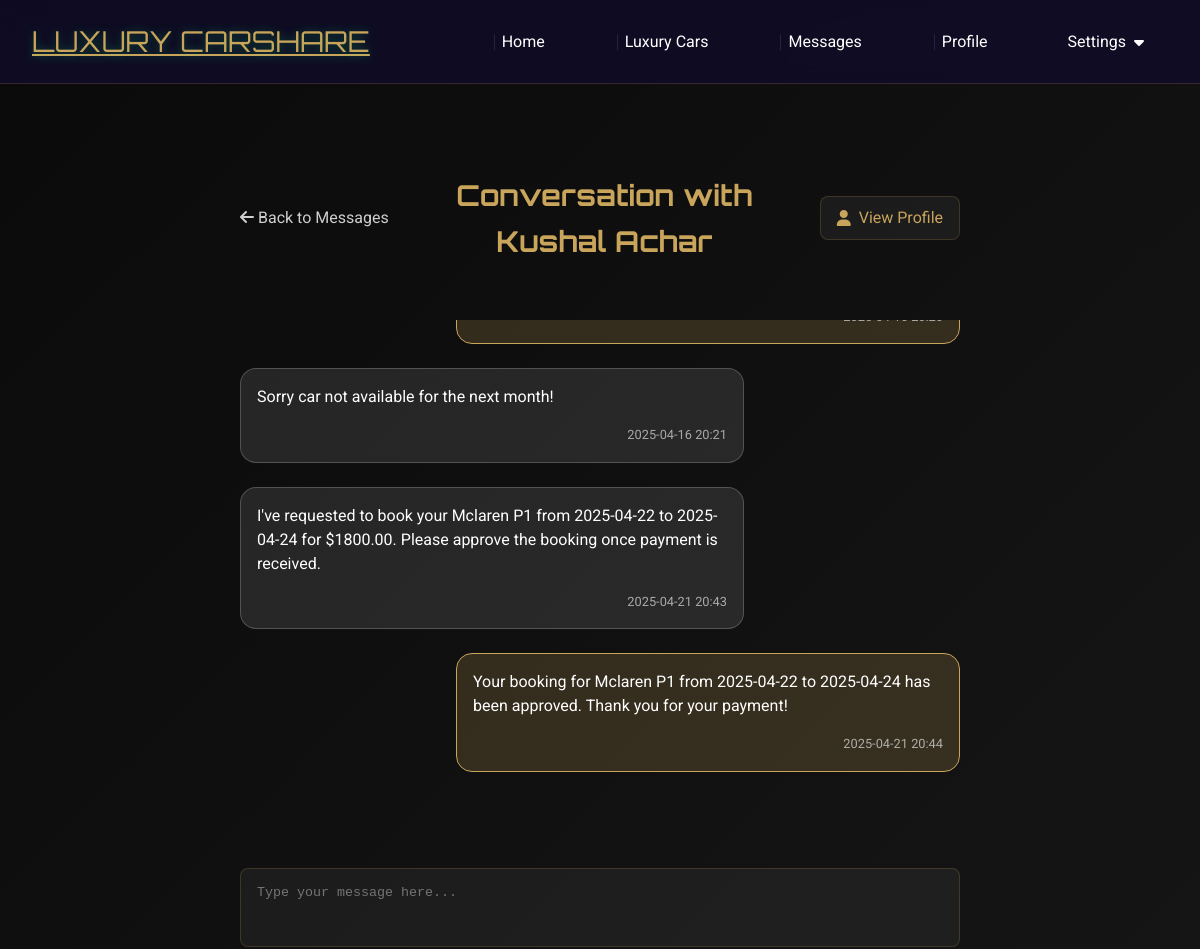
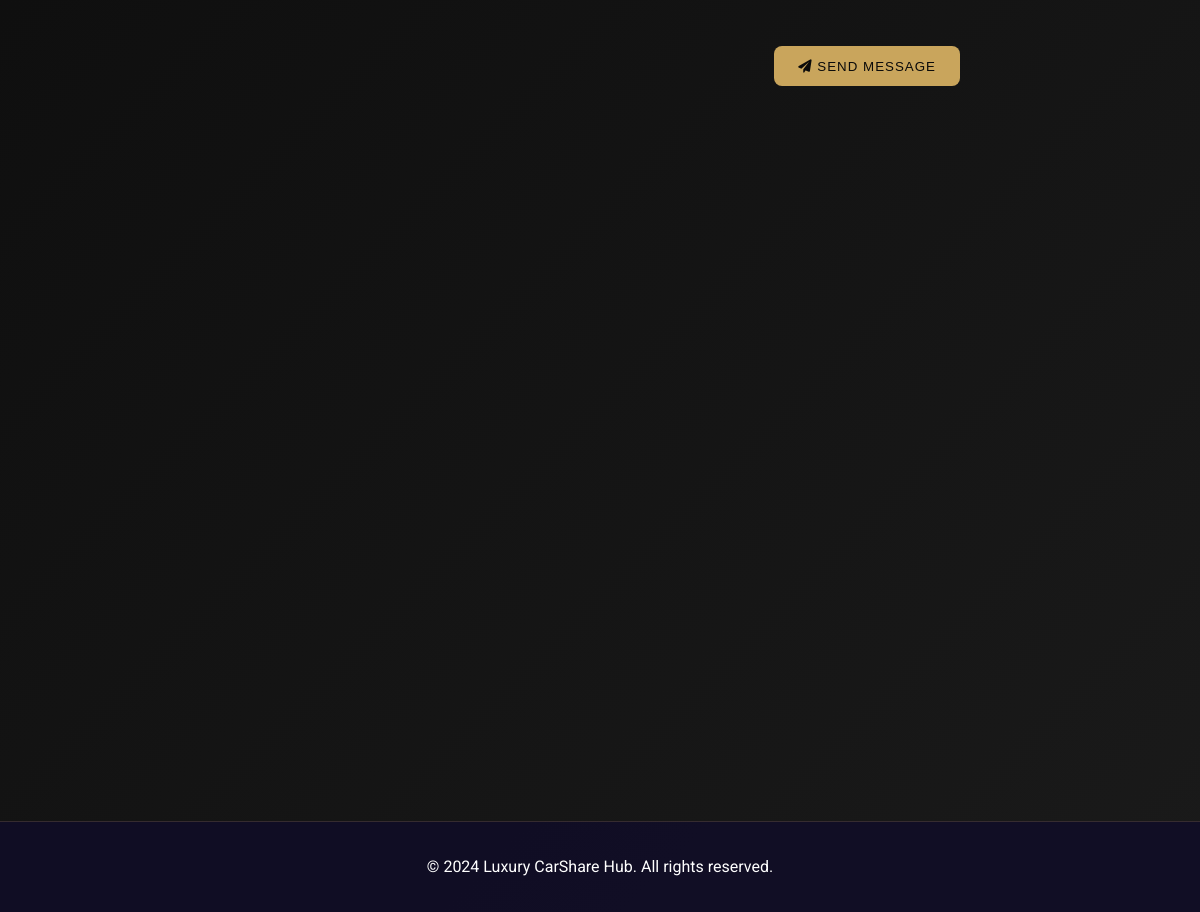
Page /conversation/1 (signed in) on the committed database (2 pictures, top to bottom).
### app.py (models this page shows, shortened)
class User(UserMixin, db.Model):
    id = db.Column(db.Integer, primary_key=True)
    email = db.Column(db.String(120), unique=True, nullable=False)
    password_hash = db.Column(db.String(128))
    name = db.Column(db.String(100))
    phone = db.Column(db.String(20))
    location = db.Column(db.String(100))
    bio = db.Column(db.Text)
    is_driver = db.Column(db.Boolean, default=False)
    cars = db.relationship('Car', backref='owner', lazy=True)
    bookings = db.relationship('Booking', backref='user', lazy=True)
    reviews_received = db.relationship('Review', backref='reviewed_user', lazy=True, foreign_keys='Review.reviewed_user_id')
    reviews_given = db.relationship('Review', backref='reviewer', lazy=True, foreign_keys='Review.reviewer_id')
    sent_messages = db.relationship('Message', foreign_keys='Message.sender_id', backref='sender', lazy=True)
    received_messages = db.relationship('Message', foreign_keys='Message.receiver_id', backref='receiver', lazy=True)

class Message(db.Model):
    id = db.Column(db.Integer, primary_key=True)
    sender_id = db.Column(db.Integer, db.ForeignKey('user.id'), nullable=False)
    receiver_id = db.Column(db.Integer, db.ForeignKey('user.id'), nullable=False)
    content = db.Column(db.Text, nullable=False)
    created_at = db.Column(db.DateTime, default=datetime.utcnow)
    is_read = db.Column(db.Boolean, default=False)

### app.py (the view)
@app.route('/conversation/<int:user_id>')
@login_required
def conversation(user_id):
    other_user = User.query.get_or_404(user_id)
    messages = Message.query.filter(
        ((Message.sender_id == current_user.id) & (Message.receiver_id == user_id)) |
        ((Message.sender_id == user_id) & (Message.receiver_id == current_user.id))
    ).order_by(Message.created_at).all()
    for message in messages:
        if message.sender_id == user_id and message.receiver_id == current_user.id and not message.is_read:
            message.is_read = True
    db.session.commit()
    return render_template('conversation.html', other_user=other_user, messages=messages)

### app.py (called while the page is built)
@login_manager.user_loader
def load_user(user_id):
    return User.query.get(int(user_id))

@app.context_processor
def inject_unread_count():
    if current_user.is_authenticated:
        unread_count = Message.query.filter_by(receiver_id=current_user.id, is_read=False).count()
        return {'unread_message_count': unread_count}
    return {'unread_message_count': 0}

### templates/conversation.html (shortened to what this page needs)
{% extends "base.html" %}
{% block content %}
<div class="conversation-container">
    <div class="conversation-header glass-panel">
        <div class="header-content">
            <div class="header-left">
                <a href="{{ url_for('messages') }}" class="back-button">
                    <i class="fas fa-arrow-left"></i> Back to Messages
                </a>
            </div>
            <h1 class="luxury-title">Conversation with {{ other_user.name }}</h1>
            <div class="header-right">
                <a href="{{ url_for('user_profile', user_id=other_user.id) }}" class="view-profile-btn">
                    <i class="fas fa-user"></i> View Profile
                </a>
            </div>
        </div>
    </div>
    <div class="messages-container glass-panel">
        {% if messages %}
            {% for message in messages %}
                <div class="message {% if message.sender_id == current_user.id %}sent{% else %}received{% endif %}">
                    <div class="message-content">
                        {{ message.content }}
                    </div>
                    <div class="message-time">
                        {{ message.created_at.strftime('%Y-%m-%d %H:%M') }}
                    </div>
                </div>
            {% endfor %}
        {% else %}
            <div class="no-messages">
                <p>No messages yet. Start the conversation!</p>
            </div>
        {% endif %}
    </div>
    <div class="message-form glass-panel">
        <form action="{{ url_for('send_message', receiver_id=other_user.id) }}" method="POST">
            <div class="form-group">
                <textarea name="content" id="message-content" rows="3" placeholder="Type your message here..." required></textarea>
            </div>
            <button type="submit" class="btn btn-gold">
                <i class="fas fa-paper-plane"></i> Send Message
            </button>
        </form>
    </div>
</div>
{% endblock %}

### templates/base.html (shortened to what this page needs)
<!DOCTYPE html>
<html lang="en">
<head>
    <link rel="stylesheet" href="https://cdnjs.cloudflare.com/ajax/libs/font-awesome/6.0.0/css/all.min.css">
    <link rel="stylesheet" href="{{ url_for('static', filename='css/style.css') }}">
</head>
<body>
    <nav class="navbar">
        <a href="{{ url_for('home') }}" class="nav-brand">LUXURY CARSHARE</a>
        <div class="nav-links">
            <a href="{{ url_for('home') }}">Home</a>
            <a href="{{ url_for('cars') }}">Luxury Cars</a>
            {% if current_user.is_authenticated %}
                <a href="{{ url_for('messages') }}" class="nav-link-with-badge">
                    Messages
                </a>
                <a href="{{ url_for('profile') }}">Profile</a>
                <div class="dropdown">
                    <button class="dropbtn">Settings
                        <i class="fas fa-caret-down"></i>
                    </button>
                </div>
            {% else %}
                <a href="{{ url_for('login') }}">Login</a>
                <a href="{{ url_for('register') }}">Register</a>
            {% endif %}
        </div>
    </nav>
    <div class="container">
        {% block content %}{% endblock %}
    </div>
    <footer>
        <p>&copy; 2024 Luxury CarShare Hub. All rights reserved.</p>
    </footer>
</body>
</html>

### static/css/style.css (style rules this page uses)
:root { --primary-color: #0a0a0a; --secondary-color: #1a1a1a; --accent-color: #c9a55c; --text-color: #ffffff; --card-bg: rgba(255, 255, 255, 0.05); --gradient: linear-gradient(135deg, var(--primary-color), var(--secondary-color)); --glass-effect: rgba(255, 255, 255, 0.05); --glass-border: rgba(201, 165, 92, 0.2); --gold-glow: 0 0 20px rgba(201, 165, 92, 0.3); }
* { margin: 0; padding: 0; box-sizing: border-box; }
body { font-family: 'Roboto', sans-serif; background: var(--gradient); color: var(--text-color); min-height: 100vh; display: flex; flex-direction: column; line-height: 1.6; }
.navbar { background: rgba(15, 12, 41, 0.8); backdrop-filter: blur(10px); padding: 1rem 2rem; display: flex; justify-content: space-between; align-items: center; position: sticky; top: 0; z-index: 1000; border-bottom: 1px solid var(--glass-border); }
.nav-brand { font-family: 'Orbitron', sans-serif; font-size: 1.8rem; color: var(--accent-color); text-shadow: 0 0 10px rgba(0, 255, 136, 0.3); }
.nav-links a { color: var(--text-color); text-decoration: none; margin-left: 2rem; transition: all 0.3s ease; position: relative; }
.nav-links a::after { content: ''; position: absolute; bottom: -5px; left: 0; width: 0; height: 2px; background: var(--accent-color); transition: width 0.3s ease; }
.container { max-width: 1200px; margin: 2rem auto; padding: 0 1rem; flex: 1; }
.btn { background: var(--accent-color); color: var(--primary-color); border: none; padding: 0.8rem 1.5rem; border-radius: 8px; cursor: pointer; font-weight: 500; transition: all 0.3s ease; text-decoration: none; display: inline-block; text-align: center; text-transform: uppercase; letter-spacing: 1px; }
.form-group { margin-bottom: 1.5rem; }
.form-group input, .form-group select, .form-group textarea { width: 100%; padding: 1rem; border: 1px solid var(--glass-border); border-radius: 8px; background: var(--glass-effect); color: var(--text-color); transition: all 0.3s ease; }
footer { background: rgba(15, 12, 41, 0.8); padding: 2rem; text-align: center; margin-top: auto; border-top: 1px solid var(--glass-border); }
.messages-container { max-width: 1200px; margin: 2rem auto; padding: 0 1rem; }
.message-content { margin-bottom: 1rem; line-height: 1.6; }

### templates/base.html (style rules this page uses)
.dropdown { position: relative; display: inline-block; }
.dropbtn { background: transparent; color: var(--text-color); border: none; padding: 0.5rem 1rem; font-size: 1rem; cursor: pointer; font-family: inherit; display: flex; align-items: center; gap: 0.5rem; transition: color 0.3s ease; }
.nav-links { display: flex; align-items: center; gap: 2rem; }
.nav-links a, .nav-links .dropdown { padding: 0.5rem; text-decoration: none; color: var(--text-color); transition: color 0.3s ease; position: relative; }
.nav-links a:not(:last-child)::after { content: ''; position: absolute; right: -1rem; top: 50%; transform: translateY(-50%); height: 1rem; width: 1px; background: rgba(255, 255, 255, 0.1); }
.dropdown { margin-left: 1rem; }
.dropbtn { padding: 0.5rem 1rem; }
.nav-link-with-badge { position: relative; }

### rows in the picture
User: name "Kushal Achar"
Message: content "Sorry car not available for the next month!", created_at "2025-04-16 20:21"
Message: content "I've requested to book your Mclaren P1 from 2025-04-22 to 2025-04-24 for $1800.00. Please approve the booking once payment is received.", created_at "2025-04-21 20:43"
Message: content "Your booking for Mclaren P1 from 2025-04-22 to 2025-04-24 has been approved. Thank you for your payment!", created_at "2025-04-21 20:44"
